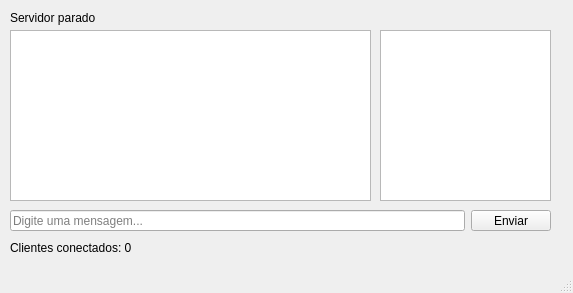
<?xml version="1.0" encoding="UTF-8"?>
<ui version="4.0">
 <class>MainWindow</class>
 <widget class="QMainWindow" name="MainWindow">
  <property name="enabled">
   <bool>true</bool>
  </property>
  <property name="geometry">
   <rect>
    <x>0</x>
    <y>0</y>
    <width>573</width>
    <height>293</height>
   </rect>
  </property>
  <property name="windowTitle">
   <string>MainWindow</string>
  </property>
  <widget class="QWidget" name="centralwidget">
   <widget class="QPlainTextEdit" name="txtMensagens">
    <property name="geometry">
     <rect>
      <x>10</x>
      <y>30</y>
      <width>361</width>
      <height>171</height>
     </rect>
    </property>
   </widget>
   <widget class="QLabel" name="lblStatus">
    <property name="geometry">
     <rect>
      <x>10</x>
      <y>10</y>
      <width>271</width>
      <height>16</height>
     </rect>
    </property>
    <property name="text">
     <string>Servidor parado</string>
    </property>
   </widget>
   <widget class="QLabel" name="lblClientes">
    <property name="geometry">
     <rect>
      <x>10</x>
      <y>240</y>
      <width>151</width>
      <height>16</height>
     </rect>
    </property>
    <property name="text">
     <string>Clientes conectados: 0</string>
    </property>
   </widget>
   <widget class="QWidget" name="layoutWidget">
    <property name="geometry">
     <rect>
      <x>10</x>
      <y>210</y>
      <width>541</width>
      <height>21</height>
     </rect>
    </property>
    <layout class="QHBoxLayout" name="horizontalLayout">
     <item>
      <widget class="QLineEdit" name="txtMensagem">
       <property name="placeholderText">
        <string>Digite uma mensagem...</string>
       </property>
      </widget>
     </item>
     <item>
      <widget class="QPushButton" name="btnEnviar">
       <property name="text">
        <string>Enviar</string>
       </property>
      </widget>
     </item>
    </layout>
   </widget>
   <widget class="QListWidget" name="lstUsuarios">
    <property name="geometry">
     <rect>
      <x>380</x>
      <y>30</y>
      <width>171</width>
      <height>171</height>
     </rect>
    </property>
   </widget>
  </widget>
  <widget class="QMenuBar" name="menubar">
   <property name="geometry">
    <rect>
     <x>0</x>
     <y>0</y>
     <width>573</width>
     <height>18</height>
    </rect>
   </property>
  </widget>
  <widget class="QStatusBar" name="statusbar"/>
 </widget>
 <resources/>
 <connections/>
</ui>
